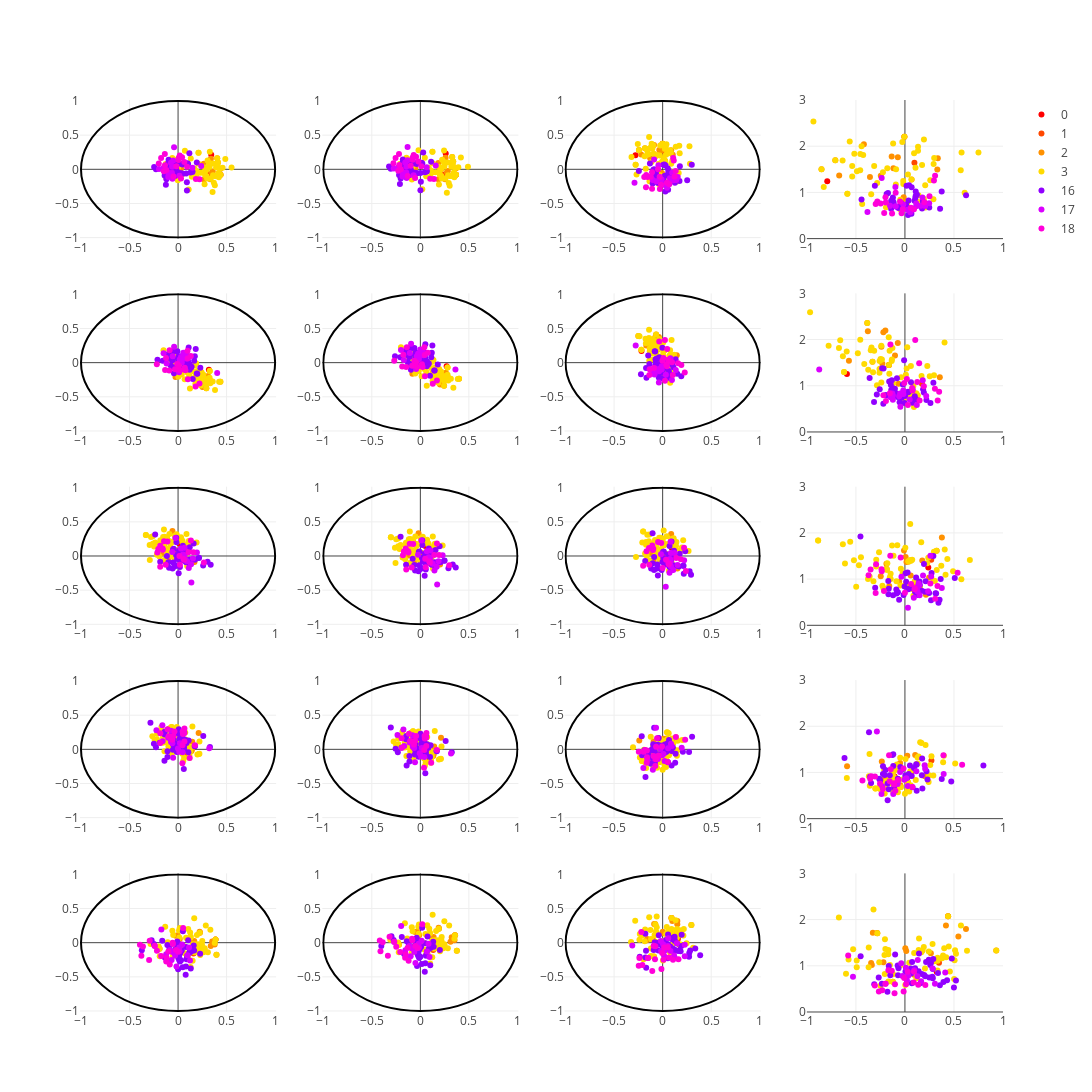

This figure's notebook cell:
### Code cell
# Plot last 5 2D spaces.
plot_ALL_wordnet_per_level(hyp_model, gaussians, list(range(5, 10)), labeled_word_dict, ratio_words=1)
